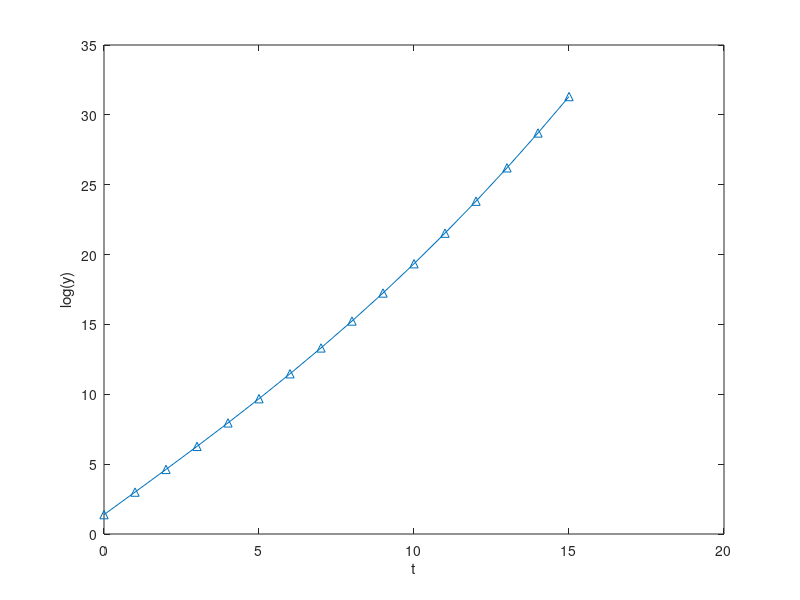

MATLAB code for this plot:
clear all; close all; clc;

phi = @(t, y) (2+0.01*t^2)*y;

N = 16;
h = 1;
t_val = linspace(0, 15, N);
y_val = zeros(size(t_val));
y_val(1) = 4;

% Iteration with Heun's method.
for i = 2:N
    k1 = phi(t_val(i-1), y_val(i-1));
    ystar = y_val(i-1) + h * k1;
    y_val(i) = y_val(i-1) + h/2 * (k1 + phi(t_val(i), ystar)); 
end
disp(y_val);
plot(t_val, log(y_val),'^-')
xlabel('t')
ylabel('log(y)')